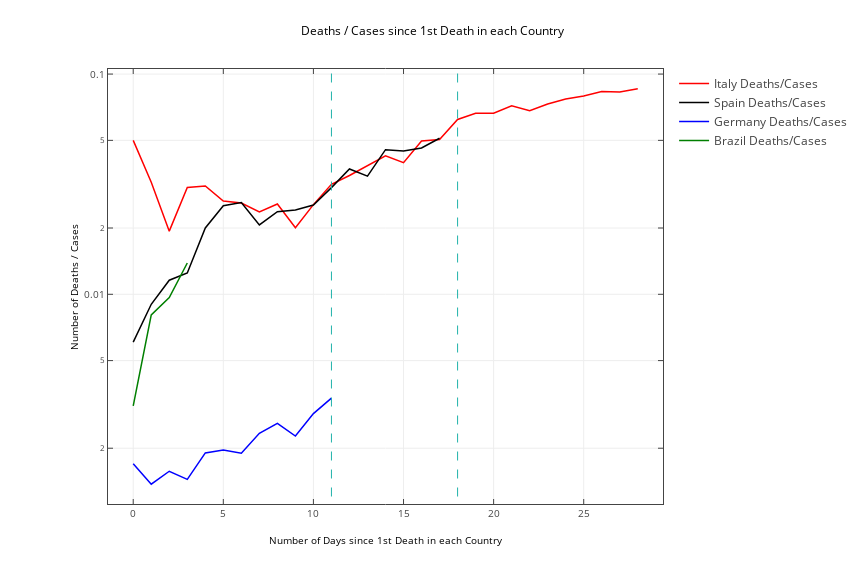

Notebook source saved alongside this figure:
### Markdown cell above
### Mortes / Casos Confirmados

### Code cell
fig=plt.figure(figsize=(12,8))
plt.yscale('log')
plt.xlabel('Number of Days since 1st Death in each Country')
plt.ylabel('Number of Deaths / Cases')
plt.title('Deaths / Cases since 1st Death in each Country')
plt.grid()

## Italy
plt.plot(Italy_death_rate, 'r', label='Italy Deaths/Cases')

## Spain
plt.plot(Spain_death_rate, 'k', label='Spain Deaths/Cases')

## Germany
plt.plot(Germany_death_rate, 'b', label='Germany Deaths/Cases')

## Brazil
plt.plot(Brazil_death_rate, 'g', label='Brazil Deaths/Cases')

# Transfomr to Plotlly
plotly_fig = tls.mpl_to_plotly(fig)
shapes = list()
for i in (11, 18):
    shapes.append({'type': 'line',
                   'xref': 'x',
                   'yref': 'y',
                   'x0': i,
                   'y0': 0,
                   'x1': i,
                   'y1': 10000000,
                   'line' : dict(color="LightSeaGreen", 
                            width=1,
                            dash="dash",)},
                 )
                
plotly_fig.layout.update(showlegend=True, shapes=shapes)
plotly.offline.iplot(plotly_fig)

### Figure 1 — Plotly figure (JSON) as saved in the notebook; plotly's stock layout.template omitted (floating-point values rounded to 4 significant figures)
{"data": [{"line": {"color": "rgba (255, 0, 0, 1)", "dash": "solid", "width": 1.5}, "mode": "lines", "name": "Italy Deaths/Cases", "type": "scatter", "uid": "3433521f-9c31-4c5d-94d7-b5c6d970762f", "x": [0, 1, 2, 3, 4, 5, 6, 7, 8, 9, 10, 11, 12, 13, 14, 15, 16, 17, 18, 19, 20, 21, 22, 23, 24, 25, 26, 27, 28], "xaxis": "x", "y": [0.05, 0.03226, 0.01935, 0.03057, 0.03106, 0.02649, 0.02595, 0.02365, 0.02571, 0.02007, 0.02554, 0.03157, 0.03464, 0.03836, 0.04249, 0.03961, 0.04963, 0.05048, 0.06217, 0.06636, 0.06636, 0.07169, 0.06811, 0.0731, 0.07713, 0.07945, 0.08339, 0.08298, 0.08575], "yaxis": "y"}, {"line": {"color": "rgba (0, 0, 0, 1)", "dash": "solid", "width": 1.5}, "mode": "lines", "name": "Spain Deaths/Cases", "type": "scatter", "uid": "ef0b88fb-156a-4723-b485-0ce4ea11386b", "x": [0, 1, 2, 3, 4, 5, 6, 7, 8, 9, 10, 11, 12, 13, 14, 15, 16, 17], "xaxis": "x", "y": [0.006061, 0.009009, 0.01158, 0.0125, 0.02, 0.02526, 0.0261, 0.02065, 0.02372, 0.02415, 0.02542, 0.03051, 0.03706, 0.0344, 0.04537, 0.04479, 0.04621, 0.0511], "yaxis": "y"}, {"line": {"color": "rgba (0, 0, 255, 1)", "dash": "solid", "width": 1.5}, "mode": "lines", "name": "Germany Deaths/Cases", "type": "scatter", "uid": "60ca6a34-223d-4317-9f8d-78a82729bb79", "x": [0, 1, 2, 3, 4, 5, 6, 7, 8, 9, 10, 11], "xaxis": "x", "y": [0.001701, 0.001373, 0.001572, 0.001444, 0.001905, 0.001963, 0.001898, 0.002338, 0.002593, 0.002271, 0.002872, 0.003376], "yaxis": "y"}, {"line": {"color": "rgba (0, 127, 0, 1)", "dash": "solid", "width": 1.5}, "mode": "lines", "name": "Brazil Deaths/Cases", "type": "scatter", "uid": "04abe401-a99c-42e2-aac3-78b8fcfd0d79", "x": [0, 1, 2, 3], "xaxis": "x", "y": [0.003115, 0.008065, 0.009662, 0.01387], "yaxis": "y"}], "layout": {"autosize": false, "height": 576, "hovermode": "closest", "margin": {"b": 72, "l": 108, "pad": 0, "r": 86, "t": 69}, "shapes": [{"line": {"color": "LightSeaGreen", "dash": "dash", "width": 1}, "type": "line", "x0": 11, "x1": 11, "xref": "x", "y0": 0, "y1": 10000000, "yref": "y"}, {"line": {"color": "LightSeaGreen", "dash": "dash", "width": 1}, "type": "line", "x0": 18, "x1": 18, "xref": "x", "y0": 0, "y1": 10000000, "yref": "y"}], "showlegend": true, "title": {"font": {"color": "#000000", "size": 12}, "text": "Deaths / Cases since 1st Death in each Country"}, "width": 864, "xaxis": {"anchor": "y", "domain": [0, 1], "mirror": "ticks", "nticks": 8, "range": [-1.4, 29.4], "showgrid": true, "showline": true, "side": "bottom", "tickfont": {"size": 10}, "ticks": "inside", "title": {"font": {"color": "#000000", "size": 10}, "text": "Number of Days since 1st Death in each Country"}, "type": "linear", "zeroline": false}, "yaxis": {"anchor": "x", "domain": [0, 1], "mirror": "ticks", "nticks": 6, "range": [-2.952, -0.977], "showgrid": true, "showline": true, "side": "left", "tickfont": {"size": 10}, "ticks": "inside", "title": {"font": {"color": "#000000", "size": 10}, "text": "Number of Deaths / Cases"}, "type": "log", "zeroline": false}}}
